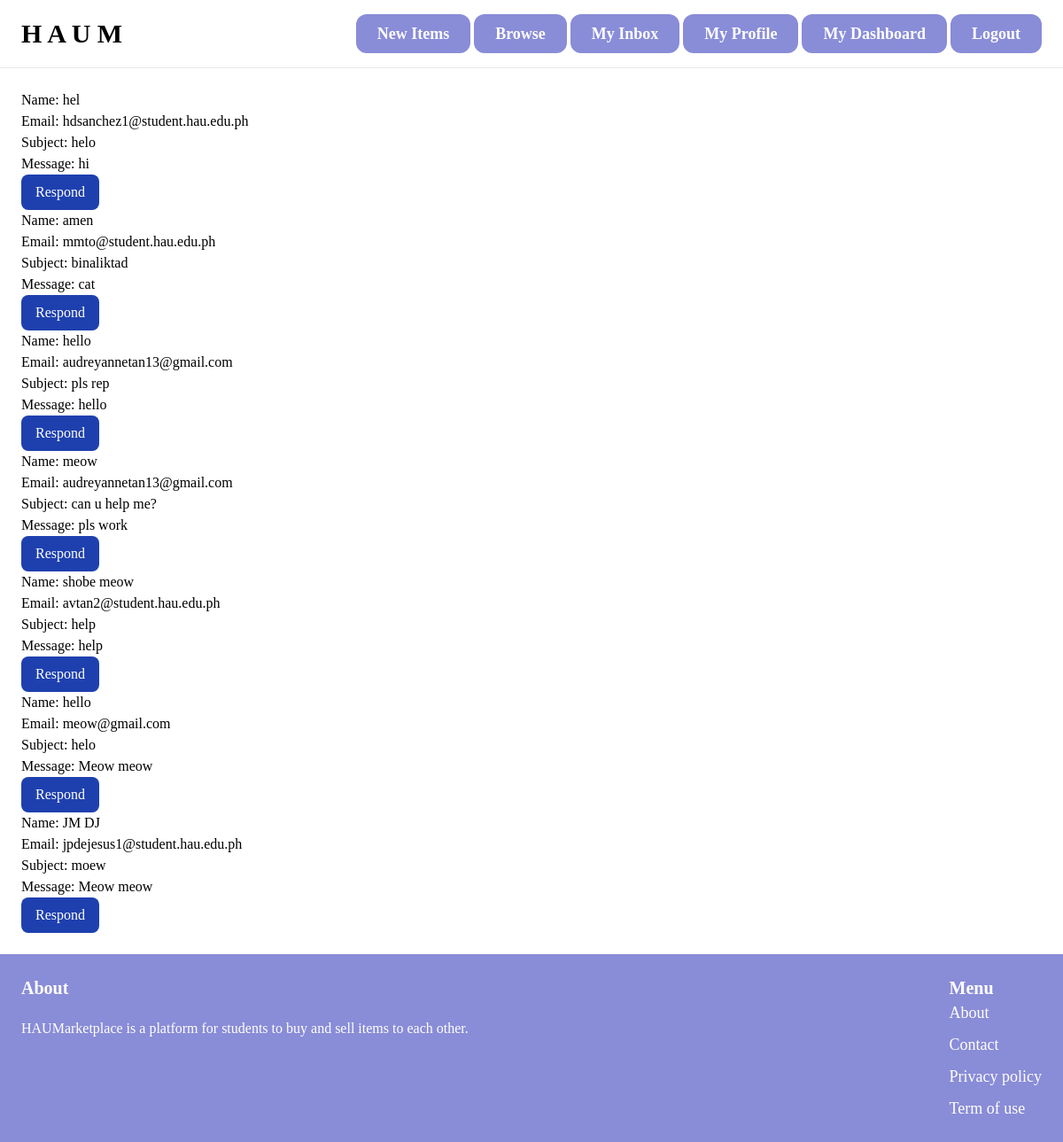
/contact/ (signed in), run on the app's committed database.
### core/models.py (models this page shows, shortened)
class Contact(models.Model):
    name = models.CharField(max_length=30)
    email = models.EmailField(max_length=100)
    comment = models.TextField(null=True, blank=True)
    subject = models.TextField(max_length=200, null=True, blank=True)
    created_at = models.DateTimeField(default=timezone.now)

### core/views.py (the view, shortened to what this page needs)
# urls.py: path('contact/', views.contact, name='contact'),
def contact(request):
    contacts = None  # Initialize the variable outside of the if block
    if request.user.is_superuser:
        contacts = Contact.objects.all().order_by('created_at')
    return render(request, 'core/contact.html', {'contacts': contacts})

### templates/core/contact.html (shortened to what this page needs)
{% extends 'core/base.html' %}
{% load static %}
{% block content %}
   {% if user.is_superuser %}
      {% for contact in contacts %}
        Name: {{ contact.name }}<br>
        Email: {{ contact.email }}<br>
        Subject: {{ contact.comment }}<br>
        Message: {{ contact.subject }}<br>
        <a href="{% url 'send_email' contact.subject contact.email contact.name %}">
          <button class="bg-blue-800 hover:bg-blue-950 text-white py-2 px-4 rounded-lg">Respond</button>
        </a>
        <br>
      {% endfor %}
    {% endif %}
{% endblock content %}

### data on the page
Contact: name "hel", email "hdsanchez1@student.hau.edu.ph", comment "helo", subject "hi"
Contact: name "amen", email "mmto@student.hau.edu.ph", comment "binaliktad", subject "cat"
Contact: name "hello", email "audreyannetan13@gmail.com", comment "pls rep", subject "hello"
Contact: name "meow", email "audreyannetan13@gmail.com", comment "can u help me?", subject "pls work"
Contact: name "shobe meow", email "avtan2@student.hau.edu.ph", comment "help", subject "help"
Contact: name "hello", email "meow@gmail.com", comment "helo", subject "Meow meow"
Contact: name "JM DJ", email "jpdejesus1@student.hau.edu.ph", comment "moew", subject "Meow meow"
